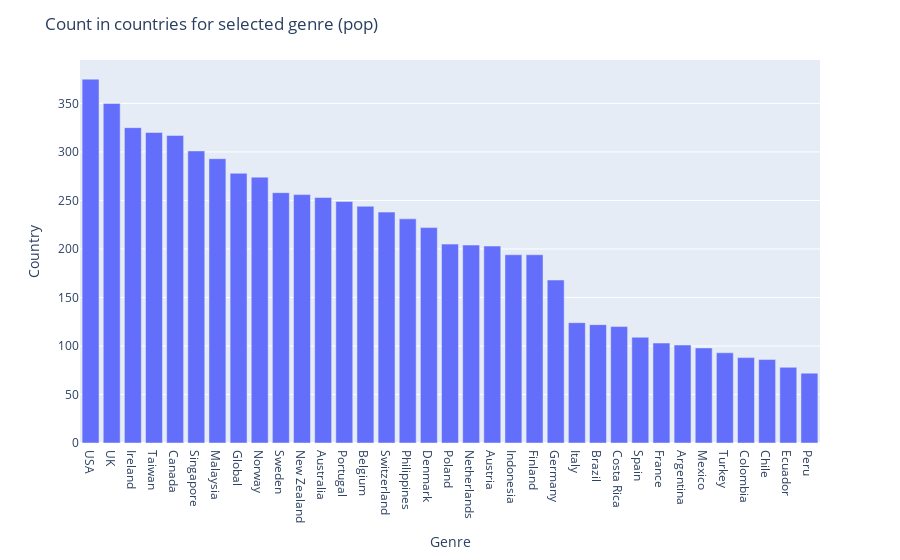

The code cell stored with this chart in its notebook:
### Code cell
#Display the top 10 countries for selected genre
wprowadzony_gatunek = input("Please enter the name of the music genre for which you want to see ordered countries by count: ")
nowy_df = df.loc[df['Genre'] == wprowadzony_gatunek, ['Genre', 'Country','iso_alpha']]
zliczanie = nowy_df['Country'].value_counts()
zliczanie.columns = ['Country', 'Counts']
top_counts = nowy_df[['iso_alpha','Country']].value_counts().reset_index().rename(columns={0 : 'Counts'})
# poloting map from selected countries
country_list = top_counts
fig = px.choropleth(country_list, locations="iso_alpha",
                        color="Counts", # lifeExp is a column of gapminder
                        hover_name="Country", # column to add to hover information
                        color_continuous_scale=px.colors.sequential.Rainbow,
                        width=800,
                        height=800,
                        projection = 'mercator')
fig.show()
'''One of `'equirectangular'`, `'mercator'`, `'orthographic'`, `'natural
    earth'`, `'kavrayskiy7'`, `'miller'`, `'robinson'`, `'eckert4'`,
    `'azimuthal equal area'`, `'azimuthal equidistant'`, `'conic equal
    area'`, `'conic conformal'`, `'conic equidistant'`, `'gnomonic'`,
    `'stereographic'`, `'mollweide'`, `'hammer'`, `'transverse mercator'`,
    `'albers usa'`, `'winkel tripel'`, `'aitoff'`, or `'sinusoidal'`Default
    depends on `scope`. '''
# poloting bar from selected countries
fig = px.bar(nowy_df, x=top_counts['Country'], y=top_counts['Counts'], labels={'x':'Genre', 'y':'Country'})
fig.update_layout(title=f"Count in countries for selected genre ({wprowadzony_gatunek})")
fig.show()

### Figure 1 — Plotly figure (JSON) as saved in the notebook; plotly's stock layout.template omitted (floating-point values rounded to 4 significant figures)
{"data": [{"alignmentgroup": "True", "hovertemplate": "Genre=%{x}<br>Country=%{y}<extra></extra>", "legendgroup": "", "marker": {"color": "#636efa", "pattern": {"shape": ""}}, "name": "", "offsetgroup": "", "orientation": "v", "showlegend": false, "textposition": "auto", "type": "bar", "x": ["USA", "UK", "Ireland", "Taiwan", "Canada", "Singapore", "Malaysia", "Global", "Norway", "Sweden", "New Zealand", "Australia", "Portugal", "Belgium", "Switzerland", "Philippines", "Denmark", "Poland", "Netherlands", "Austria", "Indonesia", "Finland", "Germany", "Italy", "Brazil", "Costa Rica", "Spain", "France", "Argentina", "Mexico", "Turkey", "Colombia", "Chile", "Ecuador", "Peru"], "xaxis": "x", "y": [375, 350, 325, 320, 317, 301, 293, 278, 274, 258, 256, 253, 249, 244, 238, 231, 222, 205, 204, 203, 194, 194, 168, 124, 122, 120, 109, 103, 101, 98, 93, 88, 86, 78, 72], "yaxis": "y"}], "layout": {"autosize": true, "barmode": "relative", "legend": {"tracegroupgap": 0}, "margin": {"t": 60}, "title": {"text": "Count in countries for selected genre (pop)"}, "xaxis": {"anchor": "y", "autorange": true, "domain": [0, 1], "range": [-0.5, 34.5], "title": {"text": "Genre"}, "type": "category"}, "yaxis": {"anchor": "x", "autorange": true, "domain": [0, 1], "range": [0, 394.7], "title": {"text": "Country"}, "type": "linear"}}}
